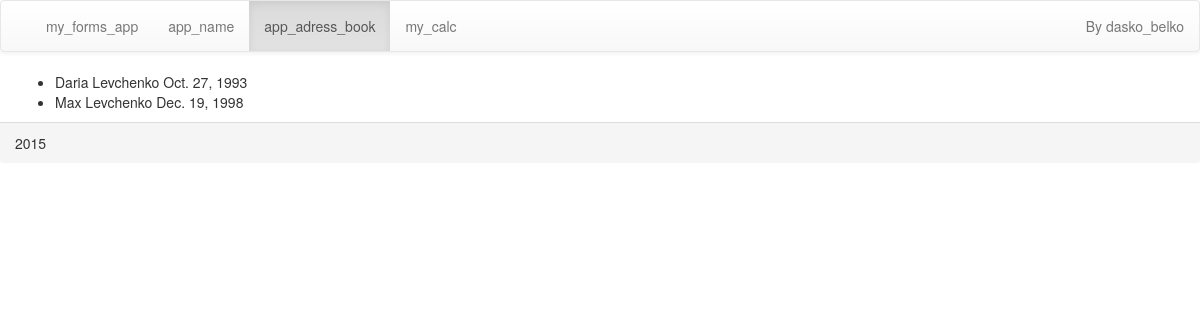
Screenshot of /app_adress_book/country/1/ with the database file from the repository.
### app_adress_book/models.py (models this page shows, shortened)
class Person(models.Model):
    first_name = models.CharField(max_length=200)
    last_name = models.CharField(max_length=200)
    date_birth = models.DateField()
    adress = models.ManyToManyField(Adress)

### app_adress_book/views.py (the view)
# urls.py: url(r'^(?P<pk>[0-9]+)/$', views.PersonView.as_view(),
class PersonView(generic.ListView):
    template_name = 'apps/person.html'
    context_object_name = 'person_list'
    model = Person
    def get_queryset(self):
        adress_id = self.kwargs['pk']
        return Person.objects.filter(adress__id=adress_id)
    def get_context_data(self, **kwargs):
        context = super(PersonView, self).get_context_data(**kwargs)
        context['title'] = "app_adress_book"
        return context

### app_adress_book/templates/apps/person.html (shortened to what this page needs)
{% extends "base_template.html" %}
{% block body_app %}
{% if person_list %}
    <ul>
            {% for person in person_list %}
            <li>
                {{ person.first_name }} {{ person.last_name }}
                {{ person.date_birth }}
            </li>
         {% endfor %}
    </ul>
{% else %}
    <p>No apps are available.</p>
{% endif %}
{% endblock %}

### rows the page displays
Person: first_name "Daria", last_name "Levchenko", date_birth "Oct. 27, 1993"
Person: first_name "Max", last_name "Levchenko", date_birth "Dec. 19, 1998"

### other values shown
{{ k }} "my_forms_app" "app_name" "app_adress_book" "my_calc"
